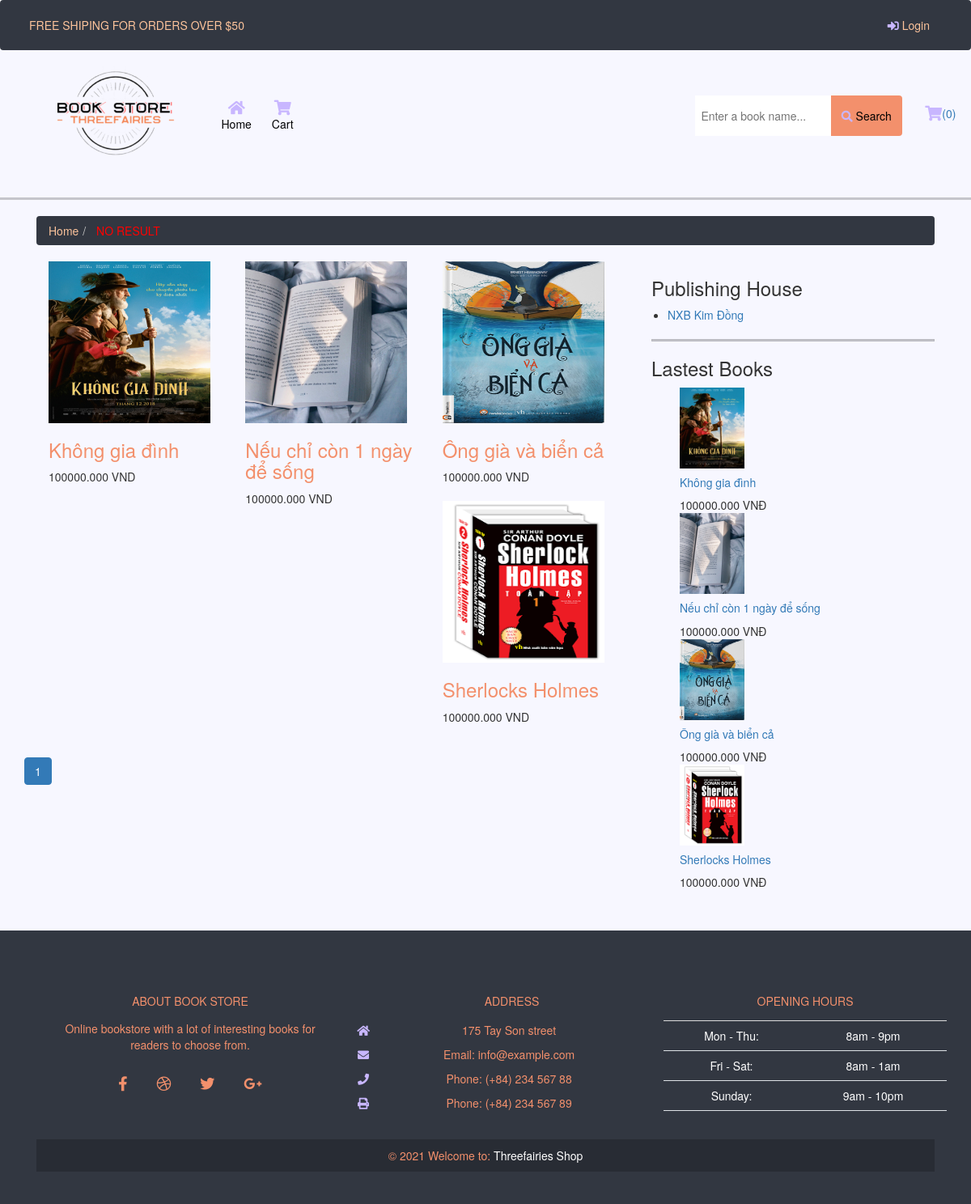
The app's page /search-unavailable.php with its own data.
### tables this page shows
CREATE TABLE `sanpham` (
  `ID` bigint(10) NOT NULL,
  `Ten` varchar(200) NOT NULL,
  `Gia` double NOT NULL,
  `HinhAnh` varchar(200) NOT NULL,
  `Manhasx` bigint(10) NOT NULL,
  `Mota` text NOT NULL,
  `date` date NOT NULL,
  `KhuyenMai` tinyint(1) NOT NULL,
  `giakhuyenmai` double NOT NULL,
  `tacgia` varchar(256) NOT NULL
);

CREATE TABLE `nhaxuatban` (
  `ID` bigint(10) NOT NULL,
  `Ten` varchar(50) NOT NULL
);

### search-unavailable.php (the view, shortened to what this page needs)
<?php
	include "header.php";
	include "navh.php";
	include "navbar.php"
	?>
    <hr style=" border: 1.5px solid">
	<div id="page-content" class="single-page">
		<div class="container">
			<div class="row">
				<div class="col-lg-12">
					<ul class="breadcrumb"  style="background-color: #323741">
					<li><a href="index.php" style="color:#fcc39b">Home</a></li>
					<li><a style="color:red" style="color:#fcc39b"> NO RESULT</a></li>
					</ul>
				</div>
			</div>
			<div class="row">
				<div id="main-content" class="col-md-8">
					<div class="row">
						<div class="col-md-12">
							<div class="products">
							<?php
							   require 'inc/config.php';
							   $result = mysqli_query($conn, "select count(ID) as total from sanpham " );
							   $row = mysqli_fetch_assoc($result);
							   $total_records = $row['total'];
							   $current_page = isset($_GET['page']) ? $_GET['page'] : 1;
							   $limit = 6;
							   $total_page = ceil($total_records / $limit);
							   $start = ($current_page - 1) * $limit;
							   $result = mysqli_query($conn, "SELECT * FROM sanpham   LIMIT $start, $limit " );
	while ($row = mysqli_fetch_assoc($result)){
?>
								<div class="col-lg-4 col-md-4 col-xs-12">
								<div class="product">
								<div class="image"><a href="product.php?id=<?php echo $row["ID"]?>"><img src="images/<?php echo $row["HinhAnh"]?>" style="width:200px;height:200px"/></a></div>
								<div class="caption">
									<div class="name"><h3><a style="color:#f3906c" href="product.php"><?php echo $row["Ten"]?></a></h3></div>
									<div class="price " style="margin-bottom: 20px"><?php echo $row["Gia"] ?>.000 VND</div>
								</div>
							</div>
								</div>
								<?php
		}
					?>
							</div>
						</div>
					</div>
					<div class="row text-center">
						<ul class="pagination">
						<?php
			for ($i = 1; $i <= $total_page; $i++){
				if ($i == $current_page){
					   ?>
					   <li class="active"><a href="#"><?php echo $i ?></a></li>
						  <?php
				}
			?>
						  <?php
			}
						  ?>
						</ul>
					</div>
				</div>
				<?php
	include "sidebar.php"
	?>
			</div>
		</div>
	</div>
	<?php
	include "footer.php"
	?>
    </body>
</html>

### header.php (shortened to what this page needs)
<!doctype html>
<html lang="en">
<head>
    <link href="https://cdn.jsdelivr.net/npm/bootstrap@5.1.2/dist/css/bootstrap.min.css" rel="stylesheet">
    <link href="https://cdn.jsdelivr.net/npm/bootstrap@5.1.0/dist/css/bootstrap.min.css" rel="stylesheet">
    <link rel="stylesheet" href="https://cdnjs.cloudflare.com/ajax/libs/font-awesome/5.15.3/css/all.min.css">
    <link rel="stylesheet" href="css/style.css">
</head>

### navh.php (shortened to what this page needs)
<?php
include 'header.php';
?>
<body>
    <nav class="navbar navbar-expand-lg" style="background-color: #323741; margin: 0 auto">
        <div class="container-fluid">
                <p style="color:#fcc39b; margin-left:20px; margin-bottom:0">FREE SHIPING FOR ORDERS OVER $50</p>
                    <ul class="top-link navbar-nav ms-auto mb-2 mb-1g-0" style="margin-bottom:0 !important">
                        <?php
                        if (!isset($_SESSION['txtus']))
                        {
                            printf(' <li class="nav-item"><a class="nav-link active" href="account.php"><i class="fas fa-sign-in-alt"></i> Login</a></li>
										<li class="nav-item"><a class="nav-link active" href="contact.php"></a></li>');
                        } else {
                            echo '<li class="nav-item" style:"color: lavender"><span class="glyphicon glyphicon-user"></span>';
                            echo '<span style="color:lavender"><b>' . $_SESSION['HoTen'] . '</b></span></li>';
                            echo '<li class="nav-item"><a class="nav-link active" href="logout.php"> Log Out</a></li>';
                        }
                        ?>
                    </ul>
                </div>
    </nav>

### navbar.php (shortened to what this page needs)
<main style="background-color: #f7f7ff">
  <nav class="navbar navbar-expand-lg ">
    <div class="container-fluid">
      <img src="images/logobook.png" alt="" class="img-fluid logo">
      <div class="collapse navbar-collapse" id="navbarSupportedContent">
        <ul class="navbar-nav me-auto d-flex flex-row mt-3 mt-lg-0">
          <li class="nav-item text-center mx-2 mx-lg-1">
            <a class="nav-link-c active" aria-current="page" href="index.php">
              <div>
                <i class="fas fa-home fa-lg mb-1"></i>
              </div>
              Home
            </a>
          </li>
                  <li class="nav-item text-center mx-2 mx-lg-1">
                    <a class="nav-link-c active" href="cart.php">
                      <div>
                        <i class="fas fa-shopping-cart fa-lg mb-1"></i>
                      </div>
                      Cart
                    </a>
                  </li>
                </ul>
              </div>
              <ul class="navbar-nav ms-auto d-flex flex-row mt-3 mt-lg-0">
                <form class="form-search d-flex input-group w-auto ms-lg-3 my-3 my-lg-0" method="GET" action="search.php">
                  <input type="text" style="border:none !important; padding: 0" class="input-medium search-query" name="txttimkiem" placeholder="  Enter a book name..." required>
                  <button style="height:50px" type="submit" name="tk" class="btn btn-outline-white" data-mdb-ripple-color="dark"><i class="fas fa-search"></i> Search</button>
                </form>
                <div class="nav-item text-center mx-2 mx-lg-1">
				<div id="cart"><a  href="cart.php"><i class="fas fa-shopping-cart fa-lg mb-2" style="margin-top: 15px"></i>(<?php
			$ok=1;
			 if($ok == 2)
			 {
				echo count($_SESSION['cart']);
			 }
			else
			{
				echo   "0";
			}
			?>)</a></div>
			</div>
		</div>
  </nav>

### sidebar.php
<div id="sidebar" class="col-md-4">
	<div class="widget wid-categories">
		<div class="heading">
			<h3>Publishing House</h3>
		</div>
		<div class="content">
			<ul>
				<?php
				require 'inc/config.php';
				$layidrandom = "SELECT ID,Ten  from nhaxuatban";
				$kq = $conn->query($layidrandom);
				if ($kq->num_rows > 0) {
					while ($d = $kq->fetch_assoc()) {
				?>
						<li><a href="category.php?manhasx=<?php echo $d["ID"] ?>"><?php echo $d["Ten"] ?></a></li>
				<?php
					}
				}
				?>
			</ul>
		</div>
	</div>
	<hr style=" border: 1px solid black">
	<div class="widget wid-product">
		<div class="heading">
			<h3>Lastest Books</h3>
		</div>
		<div class="content" style = "margin-bottom: 50px ; padding-left: 35px" >
			<?php
			require 'inc/config.php';
			$query = "SELECT * from sanpham ORDER BY date DESC limit 4;";
			$rs = $conn->query($query);
			if ($rs->num_rows > 0) {
				while ($row = $rs->fetch_assoc()) {
			?>
					<div class="product">
						<a href="product.php?id=<?php echo $row["ID"] ?>"><img src="images/<?php echo $row["HinhAnh"] ?>" style="width:80px;height:100px" /></a>
						<div class="wrapper">
							<h5><a href="product.php?id=<?php echo $row["ID"] ?>"><?php echo $row["Ten"] ?></a></h5>
							<div class="price"><?php echo $row["Gia"] ?>.000 VNĐ</div>
						</div>
					</div>
			<?php
				}
			}
			?>
		</div>
	</div>
</div>

### footer.php (shortened to what this page needs)
<section class="">
  <footer>
    <div class="container-fluid text-center p-3" style="background-color: rgb(50,55,65); color: #f3906c">
      <div class="container my-5">
        <div class="container p-4">
          <div class="row mt-4">
            <div class="col-lg-4 col-md-12 mb-4 mb-md-0">
              <h5 class="text-uppercase mb-4">About Book Store</h5>
              <p>
              Online bookstore with a lot of interesting books for readers to choose from.
              </p>
              <div class="mt-4">
                <a type="button" class="btn-floating btn-lg"><i class="fab fa-facebook-f"></i></a>
                <a type="button" class="btn-floating btn-lg"><i class="fab fa-dribbble"></i></a>
                <a type="button" class="btn-floating btn-lg"><i class="fab fa-twitter"></i></a>
                <a type="button" class="btn-floating btn-lg"><i class="fab fa-google-plus-g"></i></a>
              </div>
            </div>
            <div class="col-lg-4 col-md-6 mb-4 mb-md-0">
              <h5 class="text-uppercase mb-4 pb-1" style="padding-left:35px">Address</h5>
              <ul class="fa-ul" style="margin-left: 1.65em;">
                <li class="mb-3">
                  <span class="fa-li"><i class="fas fa-home"></i></span><span class="ms-2">175 Tay Son street </span>
                </li>
                <li class="mb-3">
                  <span class="fa-li"><i class="fas fa-envelope"></i></span><span class="ms-2">Email: info@example.com</span>
                </li>
                <li class="mb-3">
                  <span class="fa-li"><i class="fas fa-phone"></i></span><span class="ms-2">Phone: (+84) 234 567 88</span>
                </li>
                <li class="mb-3">
                  <span class="fa-li"><i class="fas fa-print"></i></span><span class="ms-2">Phone: (+84) 234 567 89</span>
                </li>
              </ul>
            </div>
            <div class="col-lg-4 col-md-6 mb-4 mb-md-0">
              <h5 class="text-uppercase mb-4">Opening hours</h5>
              <table class="table text-center text-white">
                <tbody class="font-weight-normal">
                  <tr>
                    <td>Mon - Thu:</td>
                    <td>8am - 9pm</td>
                  </tr>
                  <tr>
                    <td>Fri - Sat:</td>
                    <td>8am - 1am</td>
                  </tr>
                  <tr>
                    <td>Sunday:</td>
                    <td>9am - 10pm</td>
                  </tr>
                </tbody>
              </table>
            </div>
          </div>
        </div>
        <div class="text-center p-3" style="background-color: rgba(0, 0, 0, 0.2);">
          © 2021 Welcome to:
          <a class="text-white" href="https://mdbootstrap.com/">Threefairies Shop</a>
        </div>
  </footer>
</section>
<link rel="stylesheet" type="text/css" href="//netdna.bootstrapcdn.com/bootstrap/3.1.1/css/bootstrap.min.css">
</body>
</html>

### css/style.css (style rules this page uses)
.img-fluid.logo { width: 150px; margin-left: 50px; }
.navbar-nav { margin-right: 30px; }
.nav-link { color: #fcc39b; }
.fas { color: #c8b6ff; }
.nav-link-c { color: black; text-decoration: none; }
.btn { background-color: #f3906c; border: none; color: black; padding: 10px; }
.input-group { margin-right: 6px; }
.navbar-nav { padding-left: 20px; }
.nav-item { padding-left: 20px; }
.btn-floating { color: #f3906c; }

### records on screen
sanpham: HinhAnh (picture), Ten "Không gia đình", Gia "100000"
sanpham: HinhAnh (picture), Ten "Nếu chỉ còn 1 ngày để sống", Gia "100000"
sanpham: HinhAnh (picture), Ten "Ông già và biển cả", Gia "100000"
sanpham: HinhAnh (picture), Ten "Sherlocks Holmes", Gia "100000"
nhaxuatban: Ten "NXB Kim Đồng"
